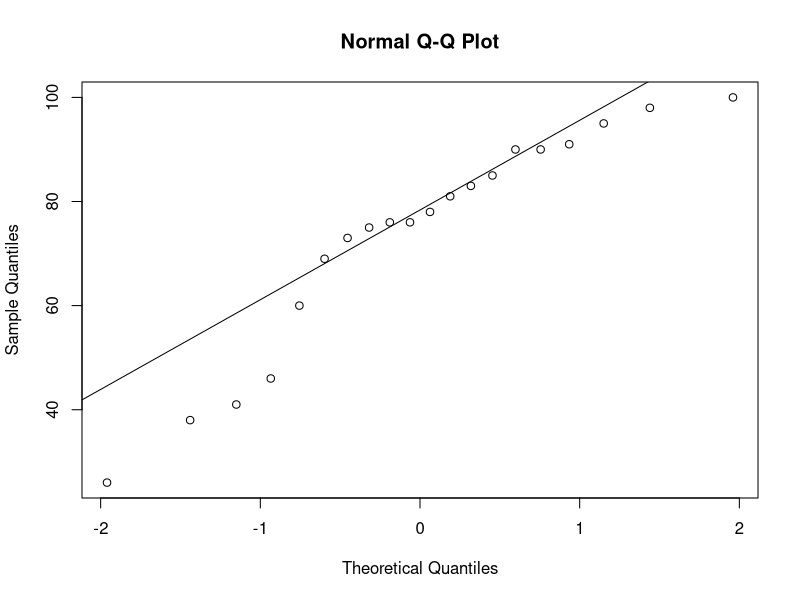
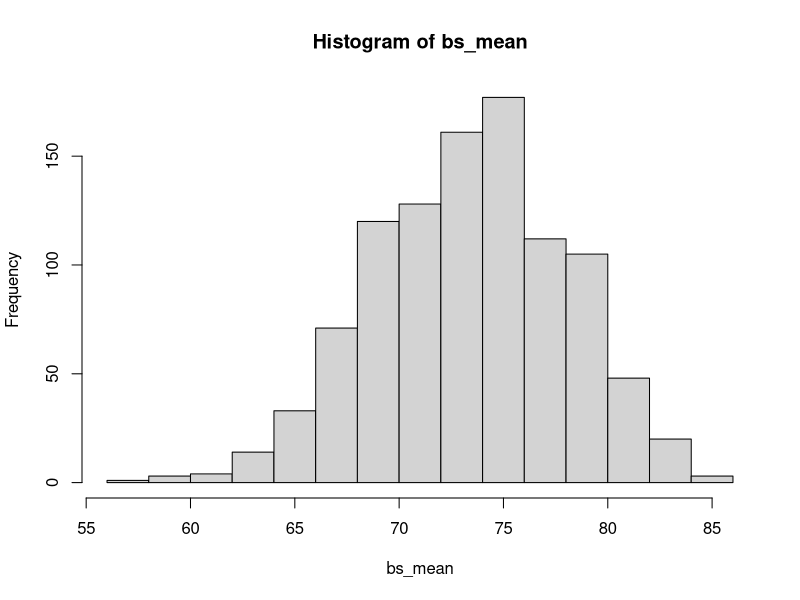

These charts were generated, in order, by the following R code:
## bootstrap step 1
# original data
comp_scores <- c(60, 76, 26, 90, 81, 75, 95, 98, 38, 73, 90, 46, 41, 83, 100, 85, 76, 69, 91, 78)

# calculate original mean
sample_mean <- mean(comp_scores)
print(sprintf("Original mean: %f", sample_mean))

# check normality of original sample
qqnorm(comp_scores)
qqline(comp_scores)
shapiro.test(comp_scores)

# length of each bootstrap sample n, number of bootstrap samples, sig level
n <- length(comp_scores)
B <- 1000
alpha <- 0.05

## bootstrap step 3 - mean
# draw B samples of size n with replacement (really one large sample of size B*n)
bss <- sample(comp_scores, B*n, replace = TRUE)

# organize sample into a matrix with nrow=B, bcol=n
bss_matrix <- matrix(bss, nrow = B)

## bootstrap step 3
# find mean of each sample (row of the matrix) --> this serves as the sampling distribution of the bootsrap sample means
bs_mean <- rowMeans(bss_matrix)

# histogram of boostrap sample means distributions
hist(bs_mean)

# confidence interval of true parameter from boostrap samples
bci <- quantile(bs_mean, c(alpha/2, 1 - alpha/2))
print(bci)

# sd of original sample
sample_sd <- sd(comp_scores)

## bootstrap step 3 - sd
# sd of boostrap samples
bs_sd <- apply(bss_matrix, 1, sd)

## bootstrap step 4
# t-stat for bootstrap method
bs_t <- (bs_mean - sample_mean)/(bs_sd/sqrt(n))

# confidence interval of t-stat
bs_tpercentile <- quantile(bs_t, c(alpha/2, 1-alpha/2))
print(bs_tpercentile)

# create confidence interval of the parameter using the confidence interval of t-stat
lowerlimit <- sample_mean + (bs_tpercentile[1]*sample_sd/sqrt(n))
upperlimit <- sample_mean + (bs_tpercentile[2]*sample_sd/sqrt(n))
print(sprintf("Lowerlimit = %f, Upperlimit = %f", lowerlimit, upperlimit))

## hypothesis testing
### H0: mu = 80; Ha: mu < 80
# actual t-value of sample
t_actual <- (sample_mean - 80)/(sample_sd/sqrt(n))

# p_value using the bootstrap t's that are less than the actual t
p_value <- mean(bs_t < t_actual)
print(sprintf("p-value = %f", p_value))
